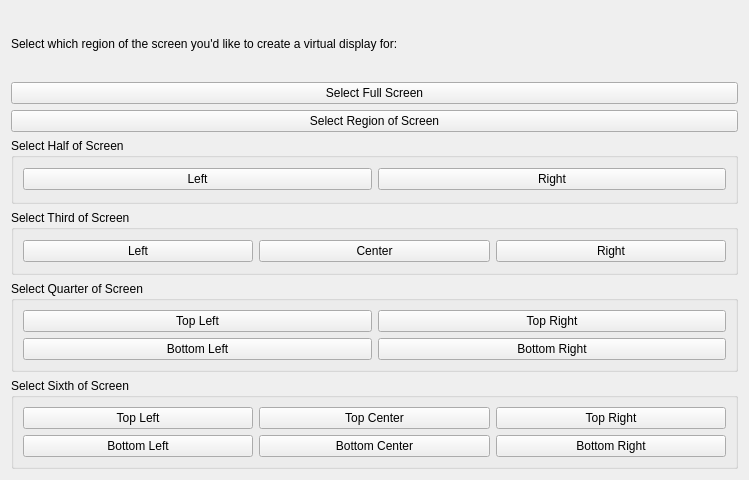
<?xml version="1.0" encoding="UTF-8"?>
<ui version="4.0">
 <class>PyRandrWidget</class>
 <widget class="QWidget" name="PyRandrWidget">
  <property name="geometry">
   <rect>
    <x>0</x>
    <y>0</y>
    <width>749</width>
    <height>480</height>
   </rect>
  </property>
  <property name="windowTitle">
   <string>PyRandrWidget</string>
  </property>
  <layout class="QGridLayout" name="gridLayout_3">
   <item row="1" column="0">
    <layout class="QVBoxLayout" name="verticalLayout">
     <item>
      <widget class="QLabel" name="label_instruction">
       <property name="text">
        <string>Select which region of the screen you'd like to create a virtual display for:</string>
       </property>
      </widget>
     </item>
     <item>
      <widget class="QPushButton" name="push_button_full_screen">
       <property name="text">
        <string>Select Full Screen</string>
       </property>
       <property name="checkable">
        <bool>true</bool>
       </property>
      </widget>
     </item>
     <item>
      <widget class="QPushButton" name="push_button_select_region">
       <property name="text">
        <string>Select Region of Screen</string>
       </property>
       <property name="checkable">
        <bool>true</bool>
       </property>
      </widget>
     </item>
     <item>
      <widget class="QGroupBox" name="group_box_select_half">
       <property name="title">
        <string>Select Half of Screen</string>
       </property>
       <layout class="QHBoxLayout" name="horizontalLayout_4">
        <item>
         <layout class="QHBoxLayout" name="horizontal_layout_select_half">
          <item>
           <widget class="QPushButton" name="push_button_left_half">
            <property name="text">
             <string>Left</string>
            </property>
            <property name="checkable">
             <bool>true</bool>
            </property>
           </widget>
          </item>
          <item>
           <widget class="QPushButton" name="push_button_right_half">
            <property name="text">
             <string>Right</string>
            </property>
            <property name="checkable">
             <bool>true</bool>
            </property>
           </widget>
          </item>
         </layout>
        </item>
       </layout>
      </widget>
     </item>
     <item>
      <widget class="QGroupBox" name="groupBox">
       <property name="title">
        <string>Select Third of Screen</string>
       </property>
       <layout class="QHBoxLayout" name="horizontalLayout_2">
        <item>
         <layout class="QHBoxLayout" name="horizontalLayout">
          <item>
           <widget class="QPushButton" name="push_button_left_third">
            <property name="text">
             <string>Left</string>
            </property>
            <property name="checkable">
             <bool>true</bool>
            </property>
           </widget>
          </item>
          <item>
           <widget class="QPushButton" name="push_button_center_third">
            <property name="text">
             <string>Center</string>
            </property>
            <property name="checkable">
             <bool>true</bool>
            </property>
           </widget>
          </item>
          <item>
           <widget class="QPushButton" name="push_button_right_third">
            <property name="text">
             <string>Right</string>
            </property>
            <property name="checkable">
             <bool>true</bool>
            </property>
           </widget>
          </item>
         </layout>
        </item>
       </layout>
      </widget>
     </item>
     <item>
      <widget class="QGroupBox" name="group_box_select_quarter">
       <property name="title">
        <string>Select Quarter of Screen</string>
       </property>
       <layout class="QGridLayout" name="gridLayout">
        <item row="1" column="0">
         <widget class="QPushButton" name="push_button_top_left_quarter">
          <property name="text">
           <string>Top Left</string>
          </property>
          <property name="checkable">
           <bool>true</bool>
          </property>
         </widget>
        </item>
        <item row="1" column="1">
         <widget class="QPushButton" name="push_button_top_right_quarter">
          <property name="text">
           <string>Top Right</string>
          </property>
          <property name="checkable">
           <bool>true</bool>
          </property>
         </widget>
        </item>
        <item row="2" column="0">
         <widget class="QPushButton" name="push_button_bottom_left_quarter">
          <property name="text">
           <string>Bottom Left</string>
          </property>
          <property name="checkable">
           <bool>true</bool>
          </property>
         </widget>
        </item>
        <item row="2" column="1">
         <widget class="QPushButton" name="push_button_bottom_right_quarter">
          <property name="text">
           <string>Bottom Right</string>
          </property>
          <property name="checkable">
           <bool>true</bool>
          </property>
          <property name="checked">
           <bool>false</bool>
          </property>
          <property name="flat">
           <bool>false</bool>
          </property>
         </widget>
        </item>
       </layout>
      </widget>
     </item>
     <item>
      <widget class="QGroupBox" name="group_box_select_sixth">
       <property name="title">
        <string>Select Sixth of Screen</string>
       </property>
       <layout class="QGridLayout" name="gridLayout_4">
        <item row="1" column="0">
         <layout class="QGridLayout" name="grid_layout_select_sixth">
          <item row="1" column="0">
           <widget class="QPushButton" name="push_button_top_left_sixth">
            <property name="text">
             <string>Top Left</string>
            </property>
            <property name="checkable">
             <bool>true</bool>
            </property>
           </widget>
          </item>
          <item row="1" column="1">
           <widget class="QPushButton" name="push_button_top_center_sixth">
            <property name="text">
             <string>Top Center</string>
            </property>
            <property name="checkable">
             <bool>true</bool>
            </property>
           </widget>
          </item>
          <item row="2" column="2">
           <widget class="QPushButton" name="push_button_bottom_right_sixth">
            <property name="text">
             <string>Bottom Right</string>
            </property>
            <property name="checkable">
             <bool>true</bool>
            </property>
           </widget>
          </item>
          <item row="2" column="0">
           <widget class="QPushButton" name="push_button_bottom_left_sixth">
            <property name="text">
             <string>Bottom Left</string>
            </property>
            <property name="checkable">
             <bool>true</bool>
            </property>
           </widget>
          </item>
          <item row="2" column="1">
           <widget class="QPushButton" name="push_button_bottom_center_sixth">
            <property name="text">
             <string>Bottom Center</string>
            </property>
            <property name="checkable">
             <bool>true</bool>
            </property>
           </widget>
          </item>
          <item row="1" column="2">
           <widget class="QPushButton" name="push_button_top_right_sixth">
            <property name="text">
             <string>Top Right</string>
            </property>
            <property name="checkable">
             <bool>true</bool>
            </property>
           </widget>
          </item>
         </layout>
        </item>
       </layout>
      </widget>
     </item>
    </layout>
   </item>
  </layout>
 </widget>
 <resources/>
 <connections/>
</ui>
